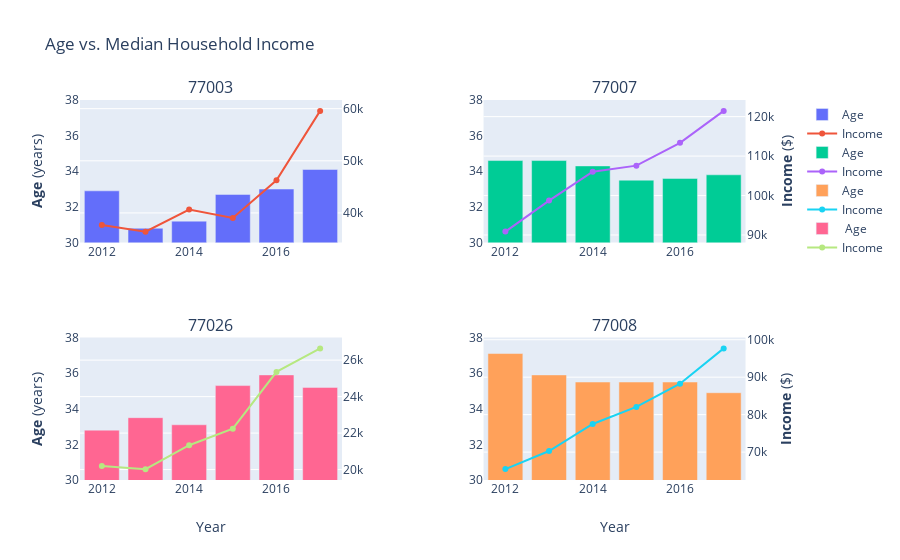

Here is the notebook cell this chart was saved with:
### Code cell
fig = make_subplots(rows=2, cols=2,
                    specs=[[{"secondary_y": True}, {"secondary_y": True}],
                           [{"secondary_y": True}, {"secondary_y": True}]],
                   subplot_titles=("77003", "77007", "77026", "77008"))

# Top left
fig.add_trace(
    go.Bar(x=df_77003.Year, y=df_77003['Median Age'], name="Age"),
    row=1, col=1, secondary_y=False)

fig.add_trace(
    go.Scatter(x=df_77003.Year, y=df_77003['Household Income'], name="Income"),
    row=1, col=1, secondary_y=True)

# Top right
fig.add_trace(
    go.Bar(x=df_77007.Year, y=df_77007['Median Age'], name="Age"),
    row=1, col=2, secondary_y=False)

fig.add_trace(
    go.Scatter(x=df_77007.Year, y=df_77007['Household Income'], name="Income"),
    row=1, col=2, secondary_y=True)

# Bottom right
fig.add_trace(
    go.Bar(x=df_77008.Year, y=df_77008['Median Age'], name="Age"),
    row=2, col=2, secondary_y=False)

fig.add_trace(
    go.Scatter(x=df_77008.Year, y=df_77008['Household Income'], name="Income"),
    row=2, col=2, secondary_y=True)

# Bottom left
fig.add_trace(
    go.Bar(x=df_77026.Year, y=df_77026['Median Age'], name=" Age"),
    row=2, col=1, secondary_y=False)

fig.add_trace(
    go.Scatter(x=df_77026.Year, y=df_77026['Household Income'], name="Income"),
    row=2, col=1, secondary_y=True)

fig.update_layout(
    title_text="Age vs. Median Household Income")

## Y-axis formatting
fig.update_yaxes(range=[30, 38], row=1, col=1,showgrid=False,
                 title_text="<b>Age</b> (years)",secondary_y=False)
fig.update_yaxes(range=[30, 38], row=1, col=2,showgrid=False,
                 secondary_y=False)
fig.update_yaxes(row=1, col=2,title_text="<b>Income</b> ($)",
                 secondary_y=True)
fig.update_yaxes(range=[30, 38],row=2, col=1,showgrid=False,
                 title_text="<b>Age</b> (years)", secondary_y=False)
fig.update_yaxes(range=[30, 38], row=2, col=2,showgrid=False,
                 secondary_y=False)
fig.update_yaxes(row=2, col=2,title_text="<b>Income</b> ($)",
                 secondary_y=True)
## X-axis formatting
fig.update_xaxes(title_text="Year", row=2, col=1)
fig.update_xaxes(title_text="Year", showgrid=False, row=2, col=2)

fig.show()

### Figure 1 — Plotly figure (JSON) as saved in the notebook; plotly's stock layout.template omitted (floating-point values rounded to 4 significant figures)
{"data": [{"name": "Age", "type": "bar", "x": [2012, 2013, 2014, 2015, 2016, 2017], "xaxis": "x", "y": [32.9, 30.8, 31.2, 32.7, 33, 34.1], "yaxis": "y"}, {"name": "Income", "type": "scatter", "x": [2012, 2013, 2014, 2015, 2016, 2017], "xaxis": "x", "y": [37664, 36412, 40647, 39039, 46267, 59575], "yaxis": "y2"}, {"name": "Age", "type": "bar", "x": [2012, 2013, 2014, 2015, 2016, 2017], "xaxis": "x2", "y": [34.6, 34.6, 34.3, 33.5, 33.6, 33.8], "yaxis": "y3"}, {"name": "Income", "type": "scatter", "x": [2012, 2013, 2014, 2015, 2016, 2017], "xaxis": "x2", "y": [90860, 98725, 106044, 107580, 113361, 121458], "yaxis": "y4"}, {"name": "Age", "type": "bar", "x": [2012, 2013, 2014, 2015, 2016, 2017], "xaxis": "x4", "y": [37.1, 35.9, 35.5, 35.5, 35.5, 34.9], "yaxis": "y7"}, {"name": "Income", "type": "scatter", "x": [2012, 2013, 2014, 2015, 2016, 2017], "xaxis": "x4", "y": [65457, 70293, 77512, 82058, 88248, 97690], "yaxis": "y8"}, {"name": " Age", "type": "bar", "x": [2012, 2013, 2014, 2015, 2016, 2017], "xaxis": "x3", "y": [32.8, 33.5, 33.1, 35.3, 35.9, 35.2], "yaxis": "y5"}, {"name": "Income", "type": "scatter", "x": [2012, 2013, 2014, 2015, 2016, 2017], "xaxis": "x3", "y": [20200, 20024, 21335, 22242, 25354, 26644], "yaxis": "y6"}], "layout": {"annotations": [{"font": {"size": 16}, "showarrow": false, "text": "77003", "x": 0.185, "xanchor": "center", "xref": "paper", "y": 1, "yanchor": "bottom", "yref": "paper"}, {"font": {"size": 16}, "showarrow": false, "text": "77007", "x": 0.755, "xanchor": "center", "xref": "paper", "y": 1, "yanchor": "bottom", "yref": "paper"}, {"font": {"size": 16}, "showarrow": false, "text": "77026", "x": 0.185, "xanchor": "center", "xref": "paper", "y": 0.375, "yanchor": "bottom", "yref": "paper"}, {"font": {"size": 16}, "showarrow": false, "text": "77008", "x": 0.755, "xanchor": "center", "xref": "paper", "y": 0.375, "yanchor": "bottom", "yref": "paper"}], "title": {"text": "Age vs. Median Household Income"}, "xaxis": {"anchor": "y", "domain": [0, 0.37]}, "xaxis2": {"anchor": "y3", "domain": [0.57, 0.94]}, "xaxis3": {"anchor": "y5", "domain": [0, 0.37], "title": {"text": "Year"}}, "xaxis4": {"anchor": "y7", "domain": [0.57, 0.94], "showgrid": false, "title": {"text": "Year"}}, "yaxis": {"anchor": "x", "domain": [0.625, 1], "range": [30, 38], "showgrid": false, "title": {"text": "<b>Age</b> (years)"}}, "yaxis2": {"anchor": "x", "overlaying": "y", "side": "right"}, "yaxis3": {"anchor": "x2", "domain": [0.625, 1], "range": [30, 38], "showgrid": false}, "yaxis4": {"anchor": "x2", "overlaying": "y3", "side": "right", "title": {"text": "<b>Income</b> ($)"}}, "yaxis5": {"anchor": "x3", "domain": [0, 0.375], "range": [30, 38], "showgrid": false, "title": {"text": "<b>Age</b> (years)"}}, "yaxis6": {"anchor": "x3", "overlaying": "y5", "side": "right"}, "yaxis7": {"anchor": "x4", "domain": [0, 0.375], "range": [30, 38], "showgrid": false}, "yaxis8": {"anchor": "x4", "overlaying": "y7", "side": "right", "title": {"text": "<b>Income</b> ($)"}}}}
